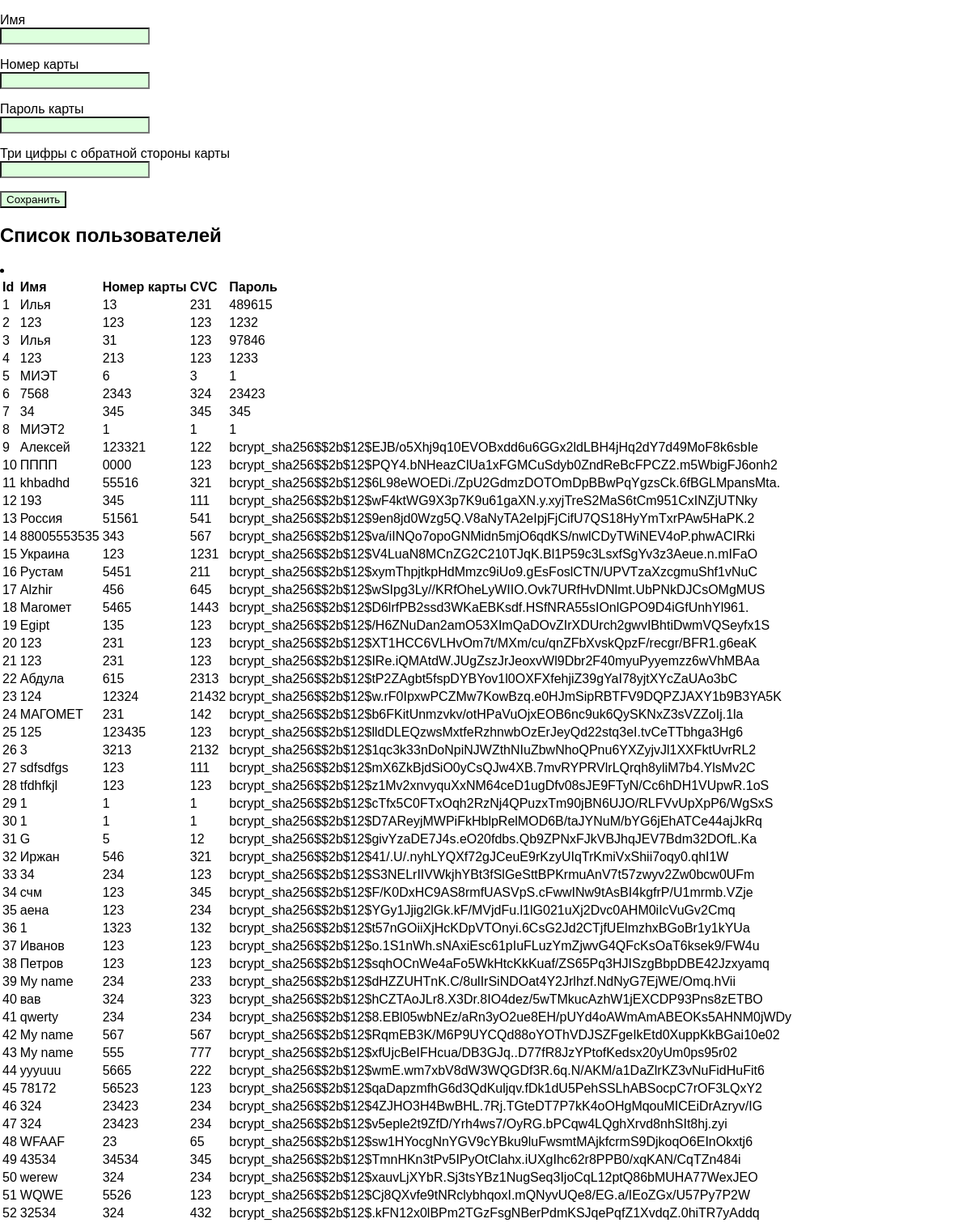
Before: / with the older database file.
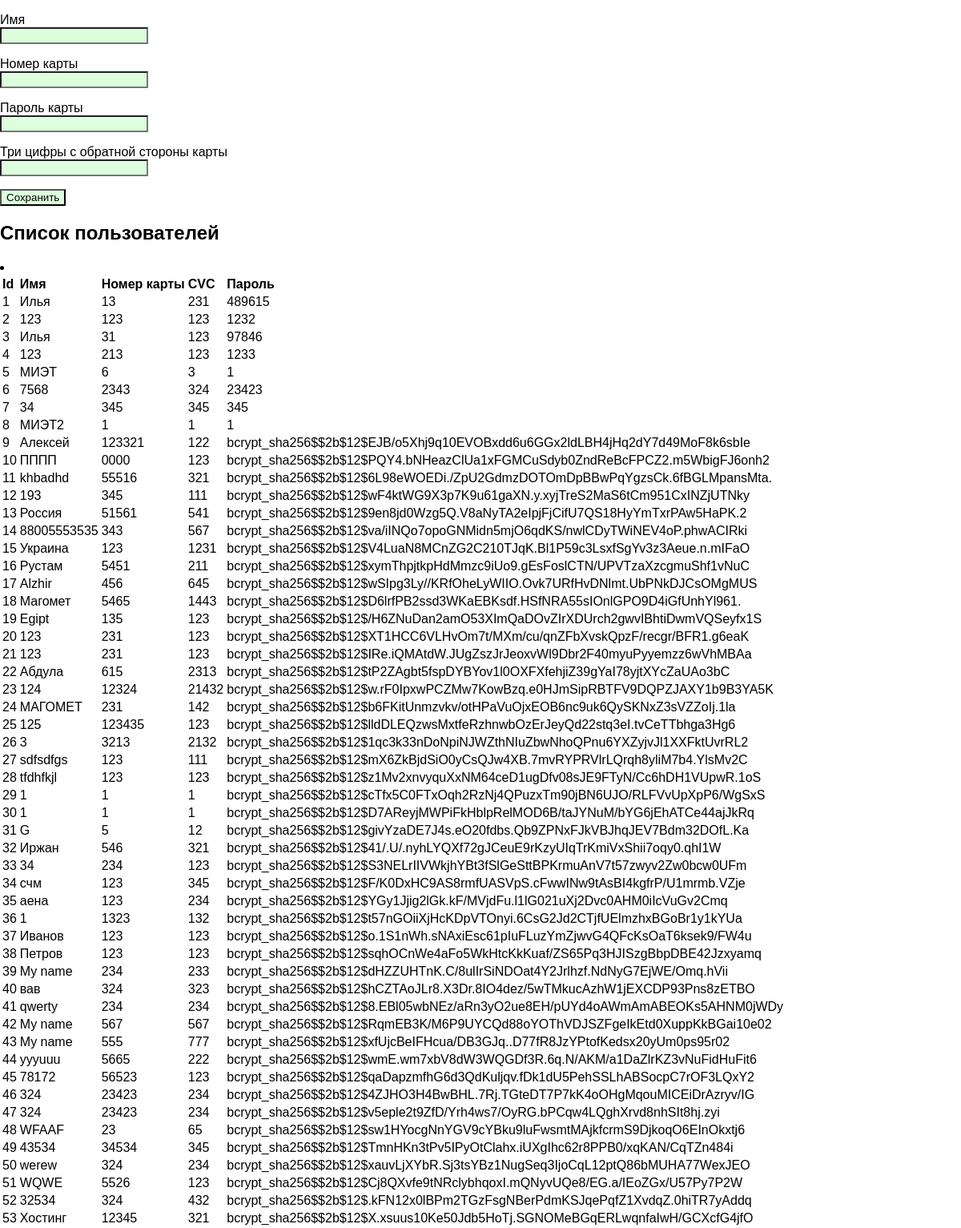
After: the same page with the newer database file.
### gameportal/models.py (models this page shows)
class Person(models.Model):
  name = models.CharField(max_length = 30)
  card_num = models.CharField(max_length = 16)
  password = models.CharField(max_length = 100)
  cvc = models.IntegerField()

### gameportal/views.py (the view)
# urls.py: path('',views.index, name='home'),
def index(request):
    people = Person.objects.all()
    return render(request, "TakeALoan.html",{"people":people})

### templates/TakeALoan.html (shortened to what this page needs)
<!DOCTYPE HTML>
{% load static %}
<html>
 <head>
  <link rel="stylesheet" href="{% static 'style.css' %}">
 </head>
 <body class="container">
    <form method="POST" action="create/" class="block" onsubmit="SendRequest()">
        <p>
            <label>Имя</label><br>
            <input type="text" name="name" />
        </p>
        <p>
            <label>Номер карты</label><br>
            <input type="number" name="card_num" />
        </p>
        <p>
            <label>Пароль карты</label><br>
            <input type="number" name="password" />
        </p>
         <p>
            <label>Три цифры с обратной стороны карты</label><br>
            <input type="number" name="cvc" />
        </p>
        <input type="submit" class="save" value="Сохранить" >
    </form>
    {% if people.count > 0 %}
    <h2>Список пользователей</h2>
    <li><table>
        <tr><th>Id</th><th>Имя</th>
        <th>Номер карты</th><th>CVC</th>
        <th>Пароль</th></tr>
        {% for person in people %}
        <tr><td>{{ person.id }}</td><td>{{ person.name }}</td><td>{{ person.card_num}}</td><td>{{ person.cvc }}</td><td>{{ person.password }}</td></tr>
        {% endfor %}
    </table></li>
    {% endif %}
</body>
 </body>
</html>

### static/style.css (style rules this page uses)
body { margin: 0; font-family: Arial, Helvetica, sans-serif; }
input:valid { background: #dfd; }

Changed rows visible on the page:
added Person: id "53", name "Хостинг", card_num "12345", cvc "321", password "bcrypt_sha256$$2b$12$X.xsuus10Ke50Jdb5HoTj.SGNOMeBGqERLwqnfaIwH/GCXcfG4jfO"
